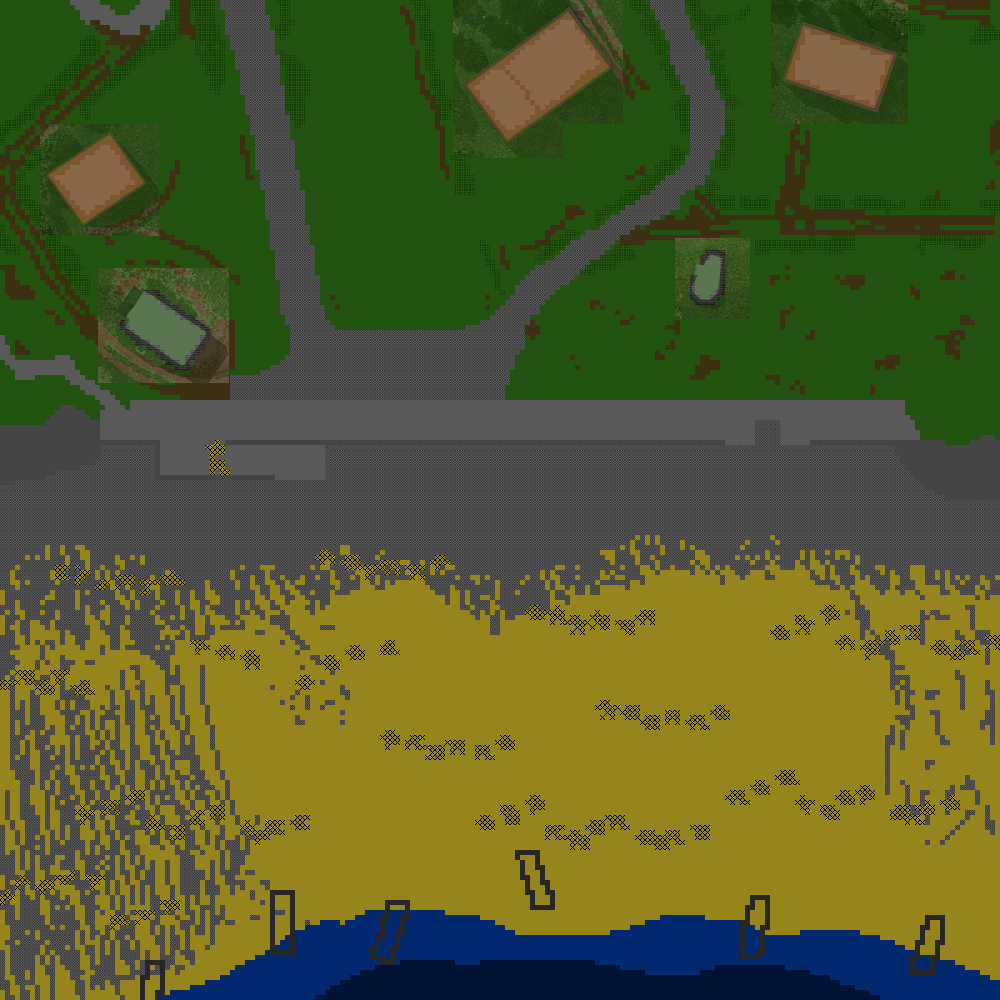

Rendered tile map (Tiled .tmx) drawn with the repository's tilesets; below, a short description and the map source with its tile grids summarised:
An orthogonal 200x200 tile map with 5x5 px tiles, 1 tile layer (terrain), 3 hidden layers not drawn, 3 tilesets, 1 image layer and 97 objects (2x SouthBeach, 2x MiddleBeach, 2x BeachEnds, 2x North, MiddleWest, ...).

<map version="1.10" tiledversion="1.12.2" orientation="orthogonal" renderorder="right-down" width="200" height="200" tilewidth="5" tileheight="5" infinite="0" nextlayerid="8" nextobjectid="120">
 <tileset firstgid="1" source="terrain.tsx" />
 <tileset firstgid="2001" source="trees.tsx" />
 <tileset firstgid="2021" source="height.tsx" />
 <layer id="6" name="height" width="200" height="200" visible="0">
  <data>[40000 cells, 40000 non-empty, 60 distinct tile ids]</data>
 </layer>
 <layer id="1" name="terrain" width="200" height="200" opacity="0.59">
  <data>[40000 cells, 40000 non-empty, 13 distinct tile ids]</data>
 </layer>
 <objectgroup id="5" name="flags" visible="0">
  <object id="99" name="SouthBeach" x="325" y="845" width="430" height="115" />
  <object id="100" name="MiddleBeach" x="270" y="630" width="460" height="115" />
  <object id="101" name="BeachEnds" x="377.212" y="465.896" width="269.816" height="70" />
  <object id="102" name="MiddleWest" x="101.827" y="298.517" width="133.238" height="74.0332" />
  <object id="103" name="MiddleEst" x="633.244" y="245.688" width="166.204" height="88.1376" />
  <object id="104" name="NorthWest" x="111.139" y="79.484" width="81.5836" height="61.4116" />
  <object id="105" name="NorthEst" x="779.798" y="35.7592" width="114.17" height="68.8612" />
  <object id="115" name="North" x="346.975" y="4.4484" width="143.832" height="102.313" />
 </objectgroup>
 <imagelayer id="2" name="background_image" visible="0" opacity="0.26">
  <image source="background.png" width="1000" height="1000" />
 </imagelayer>
 <imagelayer id="3" name="interiors_image" opacity="0.45">
  <image source="interiors.png" width="1000" height="1000" />
 </imagelayer>
 <objectgroup id="3" name="spawn_zones" visible="0">
  <object id="92" name="SouthBeach" x="0" y="800" width="1000" height="200" />
  <object id="93" name="MiddleBeach" x="0" y="580" width="1000" height="220" />
  <object id="94" name="BeachEnds" x="0" y="425">
   <polygon points="0,0 45,0 60,-20 75,-20 100,-5 100,20 155,20 155,55 225,55 225,20 700,20 700,-5 830,-5 830,20 970,20 980,10 1000,15 1000,155 0,155" />
  </object>
  <object id="95" name="Middle" x="0" y="250">
   <polygon points="0,0 450,0 580,-60 665,-90 735,-90 1000,-90 1000,190 980,185 970,195 830,195 830,170 700,170 700,195 225,195 225,230 155,230 155,195 105,195 100,195 100,170 75,155 60,155 45,175 0,175" />
  </object>
  <object id="97" name="North" x="0" y="0">
   <polygon points="0,0 1000,0 1000,160 665,160 580,190 450,250 0,250" />
  </object>
 </objectgroup>
 <objectgroup id="7" name="places" visible="0">
  <object id="20" x="50" y="905">
   <point />
  </object>
  <object id="21" x="150" y="980">
   <point />
  </object>
  <object id="22" x="285" y="925">
   <point />
  </object>
  <object id="23" x="395" y="935">
   <point />
  </object>
  <object id="24" x="535" y="885">
   <point />
  </object>
  <object id="25" x="650" y="860">
   <point />
  </object>
  <object id="26" x="755" y="920">
   <point />
  </object>
  <object id="27" x="930" y="945">
   <point />
  </object>
  <object id="28" x="125" y="825">
   <point />
  </object>
  <object id="29" x="235" y="845">
   <point />
  </object>
  <object id="30" x="420" y="765">
   <point />
  </object>
  <object id="31" x="480" y="760">
   <point />
  </object>
  <object id="32" x="525" y="830">
   <point />
  </object>
  <object id="33" x="675" y="745">
   <point />
  </object>
  <object id="34" x="855" y="815">
   <point />
  </object>
  <object id="35" x="935" y="825">
   <point />
  </object>
  <object id="36" x="40" y="705">
   <point />
  </object>
  <object id="37" x="230" y="675">
   <point />
  </object>
  <object id="38" x="350" y="675">
   <point />
  </object>
  <object id="39" x="595" y="645">
   <point />
  </object>
  <object id="40" x="815" y="650">
   <point />
  </object>
  <object id="41" x="945" y="680">
   <point />
  </object>
  <object id="42" x="25" y="420">
   <point />
  </object>
  <object id="43" x="125" y="430">
   <point />
  </object>
  <object id="44" x="225" y="430">
   <point />
  </object>
  <object id="45" x="370" y="430">
   <point />
  </object>
  <object id="46" x="490" y="430">
   <point />
  </object>
  <object id="47" x="625" y="430">
   <point />
  </object>
  <object id="48" x="860" y="435">
   <point />
  </object>
  <object id="49" x="955" y="440">
   <point />
  </object>
  <object id="50" x="175" y="345">
   <point />
  </object>
  <object id="51" x="265" y="315">
   <point />
  </object>
  <object id="52" x="345" y="300">
   <point />
  </object>
  <object id="53" x="495" y="270">
   <point />
  </object>
  <object id="54" x="600" y="260">
   <point />
  </object>
  <object id="55" x="805" y="245">
   <point />
  </object>
  <object id="56" x="705" y="290">
   <point />
  </object>
  <object id="57" x="950" y="240">
   <point />
  </object>
  <object id="58" x="720" y="195">
   <point />
  </object>
  <object id="59" x="870" y="200">
   <point />
  </object>
  <object id="60" x="85" y="205">
   <point />
  </object>
  <object id="61" x="125" y="175">
   <point />
  </object>
  <object id="62" x="10" y="130">
   <point />
  </object>
  <object id="63" x="50" y="235">
   <point />
  </object>
  <object id="64" x="85" y="55">
   <point />
  </object>
  <object id="65" x="195" y="30">
   <point />
  </object>
  <object id="66" x="295" y="90">
   <point />
  </object>
  <object id="67" x="285" y="15">
   <point />
  </object>
  <object id="68" x="420" y="30">
   <point />
  </object>
  <object id="69" x="445" y="115">
   <point />
  </object>
  <object id="70" x="460" y="180">
   <point />
  </object>
  <object id="71" x="480" y="90">
   <point />
  </object>
  <object id="72" x="505" y="120">
   <point />
  </object>
  <object id="73" x="560" y="80">
   <point />
  </object>
  <object id="74" x="590" y="60">
   <point />
  </object>
  <object id="75" x="660" y="35">
   <point />
  </object>
  <object id="76" x="675" y="140">
   <point />
  </object>
  <object id="77" x="730" y="75">
   <point />
  </object>
  <object id="78" x="805" y="70">
   <point />
  </object>
  <object id="79" x="870" y="90">
   <point />
  </object>
  <object id="80" x="985" y="35">
   <point />
  </object>
  <object id="81" x="175" y="490">
   <point />
  </object>
  <object id="82" x="280" y="465">
   <point />
  </object>
  <object id="83" x="415" y="465">
   <point />
  </object>
  <object id="84" x="40" y="495">
   <point />
  </object>
  <object id="85" x="540" y="465">
   <point />
  </object>
  <object id="86" x="685" y="460">
   <point />
  </object>
  <object id="87" x="775" y="455">
   <point />
  </object>
  <object id="88" x="880" y="465">
   <point />
  </object>
  <object id="89" x="970" y="515">
   <point />
  </object>
  <object id="106" x="780" y="805">
   <point />
  </object>
  <object id="107" x="880" y="665">
   <point />
  </object>
  <object id="108" x="85" y="600">
   <point />
  </object>
  <object id="109" x="140" y="600">
   <point />
  </object>
  <object id="110" x="345" y="585">
   <point />
  </object>
  <object id="111" x="420" y="585">
   <point />
  </object>
  <object id="112" x="695" y="555">
   <point />
  </object>
  <object id="113" x="760" y="560">
   <point />
  </object>
  <object id="114" x="145" y="925">
   <point />
  </object>
 </objectgroup>
 <objectgroup id="4" name="interiors_zones" visible="0">
  <object id="90" x="800" y="20">
   <polygon points="0,0 -20,60 80,95 100,30" />
  </object>
  <object id="116" x="568.667" y="6.33333">
   <polygon points="0,0 -108,77.6667 -63.3333,139 46.3333,61.3333" />
  </object>
  <object id="117" x="110.545" y="132">
   <polygon points="0,0 36.7273,52 -28.5455,95.2727 -65.4545,42" />
  </object>
  </objectgroup>
 <layer id="2" name="decor" width="200" height="200" visible="0">
  <data>[40000 cells, 0 non-empty, 0 distinct tile ids]</data>
 </layer>
</map>
<!-- 2 of 97 objects omitted -->
